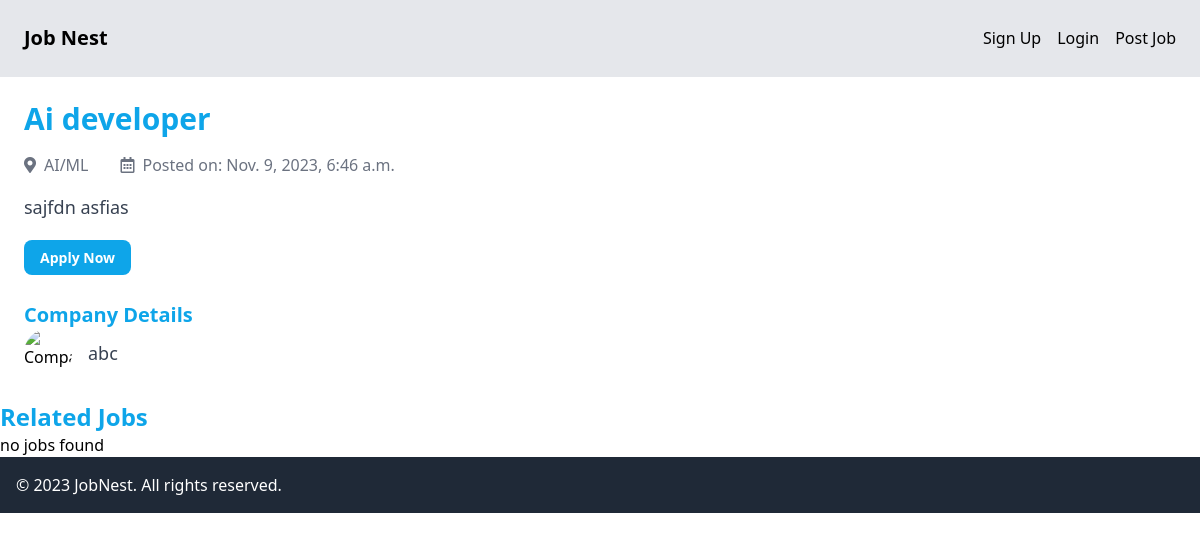
Page /job_details/1 on the committed database.
### jobs/models.py (models this page shows, shortened)
class JobListing(models.Model):
    created_by = models.ForeignKey(User, on_delete=models.CASCADE)
    category = models.ForeignKey(Category, on_delete=models.CASCADE)
    title = models.CharField(max_length=200)
    expired = models.BooleanField(default=False)
    description = models.TextField()
    location = models.CharField(max_length=100)
    created_at = models.DateTimeField(auto_now_add=True)

class Category(models.Model):
    name = models.CharField(max_length=255)
    class Meta:
        ordering = ('name',)
    def __str__(self):
        return self.name

### jobs/views.py (the view)
# urls.py: path('job_details/<int:pk>', views.job_details, name='job_details'),
def job_details(request,pk):
    job = JobListing.objects.get(pk=pk)
    related_job = JobListing.objects.filter(category__name=job.category).exclude(pk=pk)[0:3]
    context = {
        'job': job,
        'related_job': related_job
    }
    return render(request, 'job_details.html', context)

### jobs/templates/job_details.html (shortened to what this page needs)
 {% extends 'base.html' %}
{% block content %}
        <div class="w-full max-w-screen-xl mx-auto">
            <h1 class="text-3xl font-semibold text-sky-500">{{ job.title }}</h1>
            <div class="flex items-center text-gray-500 my-4">
                <i class="fas fa-map-marker-alt mr-2"></i>
                <p>{{ job.category }}</p><sapan></sapan>
                <i class="far fa-calendar-alt ml-8 mr-2"></i>
                <p>Posted on: {{job.created_at}}</p>
            </div>
            <p class="text-lg text-gray-700">{{ job.description }}</p>
            <div class="mt-6">
                <a href="{% url 'apply_for_job' job.id %}" class="bg-sky-500 hover:bg-sky-700 text-white py-2 px-4 rounded-lg text-sm font-semibold">Apply Now</a>
            </div>
            <div class="mt-8">
    <h2 class="text-xl font-semibold text-sky-500">Company Details</h2>
    <div class="flex items-center">
        <div class="w-12 h-12 rounded-full overflow-hidden">
            <img src="{{ job.logo.url }}" alt="Company Logo">
        </div>
        <div class="ml-4">
            <p class="text-lg text-gray-700">{{ job.created_by }}</p>
        </div>
    </div>
</div>
        </div>
    </div>
        <div class="w-full max-w-screen-xl mx-auto">
            <h2 class="text-2xl font-semibold text-sky-500">Related Jobs</h2>
            <div class="grid grid-cols-1 md:grid-cols-3 gap-6">
                {% for related_job in related_job%}
                <div class="p-6 bg-gray-100 rounded-lg shadow-md hover:shadow-lg transition-transform transform hover:scale-105">
                     <h3 class="text-lg font-semibold text-sky-500">{{ related_job.title }}</h3>
                    <p class="text-gray-600 mt-2">Location: {{ related_job.category }}</p>
                    <p class="text-gray-600 mt-2">Company: {{ related_job.user.company_name }}</p>
                    <p class="text-gray-600 mt-2">Posted: {{ related_job.created_at }}</p>
                    <div class="mt-4">
                        <a href="{% url 'job_details' related_job.id %}" class="bg-sky-500 hover:bg-sky-700 text-white py-2 px-4 rounded-md text-sm font-semibold inline-block transition-transform transform hover:scale-105">Apply Now</a>
                    </div>
                </div>
                {% empty %}
                <h3>no jobs found </h3>
                {% endfor %}
            </div>
        </div>
{% endblock %}

### rows in the picture
JobListing: title "Ai developer", category "AI/ML", created_at "Nov. 9, 2023, 6:46 a.m.", description "sajfdn asfias", created_by "abc"
